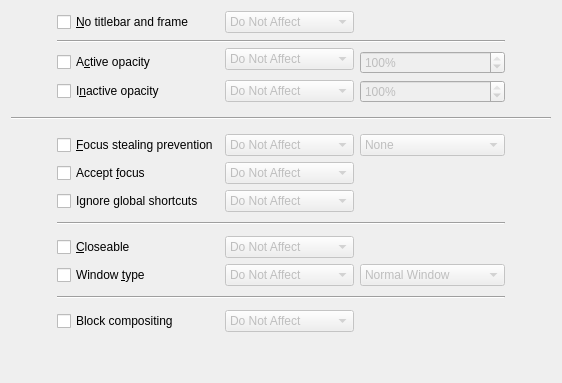
     <widget class="QWidget" name="tab">
      <attribute name="title">
       <string>Appearance &amp;&amp; &amp;Fixes</string>
      </attribute>
      <layout class="QGridLayout" name="gridLayout">
       <item row="22" column="1" rowspan="2">
        <widget class="QCheckBox" name="enable_blockcompositing">
         <property name="text">
          <string>Block compositing</string>
         </property>
        </widget>
       </item>
       <item row="0" column="1">
        <widget class="QCheckBox" name="enable_noborder">
         <property name="text">
          <string>&amp;No titlebar and frame</string>
         </property>
        </widget>
       </item>
       <item row="0" column="2" colspan="3">
        <widget class="KComboBox" name="rule_noborder">
         <property name="enabled">
          <bool>false</bool>
         </property>
         <item>
          <property name="text">
           <string>Do Not Affect</string>
          </property>
         </item>
         <item>
          <property name="text">
           <string>Apply Initially</string>
          </property>
         </item>
         <item>
          <property name="text">
           <string>Remember</string>
          </property>
         </item>
         <item>
          <property name="text">
           <string>Force</string>
          </property>
         </item>
         <item>
          <property name="text">
           <string>Apply Now</string>
          </property>
         </item>
         <item>
          <property name="text">
           <string>Force Temporarily</string>
          </property>
         </item>
        </widget>
       </item>
       <item row="1" column="1" rowspan="2" colspan="6">
        <widget class="Line" name="line_9">
         <property name="orientation">
          <enum>Qt::Horizontal</enum>
         </property>
        </widget>
       </item>
       <item row="3" column="1">
        <widget class="QCheckBox" name="enable_opacityactive">
         <property name="text">
          <string>A&amp;ctive opacity</string>
         </property>
        </widget>
       </item>
       <item row="9" column="0" rowspan="3">
        <spacer name="horizontalSpacer_10">
         <property name="orientation">
          <enum>Qt::Horizontal</enum>
         </property>
         <property name="sizeHint" stdset="0">
          <size>
           <width>40</width>
           <height>20</height>
          </size>
         </property>
        </spacer>
       </item>
       <item row="2" column="2" rowspan="2" colspan="3">
        <widget class="KComboBox" name="rule_opacityactive">
         <property name="enabled">
          <bool>false</bool>
         </property>
         <item>
          <property name="text">
           <string>Do Not Affect</string>
          </property>
         </item>
         <item>
          <property name="text">
           <string>Force</string>
          </property>
         </item>
         <item>
          <property name="text">
           <string>Force Temporarily</string>
          </property>
         </item>
        </widget>
       </item>
       <item row="3" column="5" colspan="2">
        <widget class="QSpinBox" name="opacityactive">
         <property name="enabled">
          <bool>false</bool>
         </property>
         <property name="suffix">
          <string>%</string>
         </property>
         <property name="maximum">
          <number>100</number>
         </property>
         <property name="value">
          <number>100</number>
         </property>
        </widget>
       </item>
       <item row="4" column="1">
        <widget class="QCheckBox" name="enable_opacityinactive">
         <property name="text">
          <string>I&amp;nactive opacity</string>
         </property>
        </widget>
       </item>
       <item row="4" column="2" colspan="3">
        <widget class="KComboBox" name="rule_opacityinactive">
         <property name="enabled">
          <bool>false</bool>
         </property>
         <item>
          <property name="text">
           <string>Do Not Affect</string>
          </property>
         </item>
         <item>
          <property name="text">
           <string>Force</string>
          </property>
         </item>
         <item>
          <property name="text">
           <string>Force Temporarily</string>
          </property>
         </item>
        </widget>
       </item>
       <item row="4" column="5" colspan="2">
        <widget class="QSpinBox" name="opacityinactive">
         <property name="enabled">
          <bool>false</bool>
         </property>
         <property name="suffix">
          <string>%</string>
         </property>
         <property name="maximum">
          <number>100</number>
         </property>
         <property name="value">
          <number>100</number>
         </property>
        </widget>
       </item>
       <item row="8" column="3">
        <spacer name="verticalSpacer_9">
         <property name="orientation">
          <enum>Qt::Vertical</enum>
         </property>
         <property name="sizeType">
          <enum>QSizePolicy::Fixed</enum>
         </property>
         <property name="sizeHint" stdset="0">
          <size>
           <width>20</width>
           <height>8</height>
          </size>
         </property>
        </spacer>
       </item>
       <item row="10" column="1" rowspan="2">
        <widget class="QCheckBox" name="enable_acceptfocus">
         <property name="toolTip">
          <string>Windows may prevent to get the focus (activate) when being clicked.
On the other hand you might wish to prevent a window
from getting focused on a mouse click.</string>
         </property>
         <property name="text">
          <string>Accept &amp;focus</string>
         </property>
        </widget>
       </item>
       <item row="10" column="2" rowspan="2" colspan="3">
        <widget class="KComboBox" name="rule_acceptfocus">
         <property name="enabled">
          <bool>false</bool>
         </property>
         <item>
          <property name="text">
           <string>Do Not Affect</string>
          </property>
         </item>
         <item>
          <property name="text">
           <string>Force</string>
          </property>
         </item>
         <item>
          <property name="text">
           <string>Force Temporarily</string>
          </property>
         </item>
        </widget>
       </item>
       <item row="10" column="5" rowspan="2" colspan="2">
        <widget class="YesNoBox" name="acceptfocus" native="true">
         <property name="enabled">
          <bool>false</bool>
         </property>
        </widget>
       </item>
       <item row="12" column="1">
        <widget class="QCheckBox" name="enable_disableglobalshortcuts">
         <property name="toolTip">
          <string>When used, a window will receive
all keyboard inputs while it is active, including Alt+Tab etc.
This is especially interesting for emulators or virtual machines.

Be warned:
you won't be able to Alt+Tab out of the window
nor use any other global shortcut (such as Alt+F2 to show KRunner)
while it's active!</string>
         </property>
         <property name="text">
          <string>Ignore global shortcuts</string>
         </property>
         <property name="shortcut">
          <string/>
         </property>
        </widget>
       </item>
       <item row="12" column="2" colspan="3">
        <widget class="KComboBox" name="rule_disableglobalshortcuts">
         <property name="enabled">
          <bool>false</bool>
         </property>
         <item>
          <property name="text">
           <string>Do Not Affect</string>
          </property>
         </item>
         <item>
          <property name="text">
           <string>Force</string>
          </property>
         </item>
         <item>
          <property name="text">
           <string>Force Temporarily</string>
          </property>
         </item>
        </widget>
       </item>
       <item row="13" column="1" rowspan="3" colspan="6">
        <widget class="Line" name="line_6">
         <property name="orientation">
          <enum>Qt::Horizontal</enum>
         </property>
        </widget>
       </item>
       <item row="16" column="5" rowspan="2" colspan="2">
        <widget class="YesNoBox" name="closeable" native="true">
         <property name="enabled">
          <bool>false</bool>
         </property>
        </widget>
       </item>
       <item row="16" column="1" rowspan="2">
        <widget class="QCheckBox" name="enable_closeable">
         <property name="text">
          <string>&amp;Closeable</string>
         </property>
        </widget>
       </item>
       <item row="18" column="1">
        <widget class="QCheckBox" name="enable_type">
         <property name="text">
          <string>Window &amp;type</string>
         </property>
        </widget>
       </item>
       <item row="18" column="2" colspan="3">
        <widget class="KComboBox" name="rule_type">
         <property name="enabled">
          <bool>false</bool>
         </property>
         <item>
          <property name="text">
           <string>Do Not Affect</string>
          </property>
         </item>
         <item>
          <property name="text">
           <string>Force</string>
          </property>
         </item>
         <item>
          <property name="text">
           <string>Force Temporarily</string>
          </property>
         </item>
        </widget>
       </item>
       <item row="18" column="5" colspan="2">
        <widget class="KComboBox" name="type">
         <property name="enabled">
          <bool>false</bool>
         </property>
         <item>
          <property name="text">
           <string>Normal Window</string>
          </property>
         </item>
         <item>
          <property name="text">
           <string>Dialog Window</string>
          </property>
         </item>
         <item>
          <property name="text">
           <string>Utility Window</string>
          </property>
         </item>
         <item>
          <property name="text">
           <string>Dock (panel)</string>
          </property>
         </item>
         <item>
          <property name="text">
           <string>Toolbar</string>
          </property>
         </item>
         <item>
          <property name="text">
           <string>Torn-Off Menu</string>
          </property>
         </item>
         <item>
          <property name="text">
           <string>Splash Screen</string>
          </property>
         </item>
         <item>
          <property name="text">
           <string>Desktop</string>
          </property>
         </item>
         <item>
          <property name="text">
           <string>Standalone Menubar</string>
          </property>
         </item>
        </widget>
       </item>
       <item row="6" column="3">
        <spacer name="verticalSpacer_4">
         <property name="orientation">
          <enum>Qt::Vertical</enum>
         </property>
         <property name="sizeType">
          <enum>QSizePolicy::Fixed</enum>
         </property>
         <property name="sizeHint" stdset="0">
          <size>
           <width>20</width>
           <height>8</height>
          </size>
         </property>
        </spacer>
       </item>
       <item row="19" column="1" rowspan="3" colspan="6">
        <widget class="Line" name="line_7">
         <property name="orientation">
          <enum>Qt::Horizontal</enum>
         </property>
        </widget>
       </item>
       <item row="22" column="5" rowspan="2" colspan="2">
        <widget class="YesNoBox" name="blockcompositing" native="true">
         <property name="enabled">
          <bool>false</bool>
         </property>
        </widget>
       </item>
       <item row="24" column="2" colspan="2">
        <spacer name="verticalSpacer_5">
         <property name="orientation">
          <enum>Qt::Vertical</enum>
         </property>
         <property name="sizeHint" stdset="0">
          <size>
           <width>20</width>
           <height>40</height>
          </size>
         </property>
        </spacer>
       </item>
       <item row="12" column="5" colspan="2">
        <widget class="YesNoBox" name="disableglobalshortcuts" native="true">
         <property name="enabled">
          <bool>false</bool>
         </property>
        </widget>
       </item>
       <item row="9" column="7" rowspan="3">
        <spacer name="horizontalSpacer_4">
         <property name="orientation">
          <enum>Qt::Horizontal</enum>
         </property>
         <property name="sizeHint" stdset="0">
          <size>
           <width>40</width>
           <height>20</height>
          </size>
         </property>
        </spacer>
       </item>
       <item row="7" column="0" colspan="8">
        <widget class="Line" name="line_15">
         <property name="orientation">
          <enum>Qt::Horizontal</enum>
         </property>
        </widget>
       </item>
       <item row="0" column="5" colspan="2">
        <widget class="YesNoBox" name="noborder" native="true">
         <property name="enabled">
          <bool>false</bool>
         </property>
        </widget>
       </item>
       <item row="16" column="2" rowspan="2" colspan="3">
        <widget class="KComboBox" name="rule_closeable">
         <property name="enabled">
          <bool>false</bool>
         </property>
         <item>
          <property name="text">
           <string>Do Not Affect</string>
          </property>
         </item>
         <item>
          <property name="text">
           <string>Force</string>
          </property>
         </item>
         <item>
          <property name="text">
           <string>Force Temporarily</string>
          </property>
         </item>
        </widget>
       </item>
       <item row="22" column="2" rowspan="2" colspan="3">
        <widget class="KComboBox" name="rule_blockcompositing">
         <property name="enabled">
          <bool>false</bool>
         </property>
         <item>
          <property name="text">
           <string>Do Not Affect</string>
          </property>
         </item>
         <item>
          <property name="text">
           <string>Force</string>
          </property>
         </item>
         <item>
          <property name="text">
           <string>Force Temporarily</string>
          </property>
         </item>
        </widget>
       </item>
       <item row="9" column="2" colspan="3">
        <widget class="KComboBox" name="rule_fsplevel">
         <property name="enabled">
          <bool>false</bool>
         </property>
         <item>
          <property name="text">
           <string>Do Not Affect</string>
          </property>
         </item>
         <item>
          <property name="text">
           <string>Force</string>
          </property>
         </item>
         <item>
          <property name="text">
           <string>Force Temporarily</string>
          </property>
         </item>
        </widget>
       </item>
       <item row="9" column="5" colspan="2">
        <widget class="KComboBox" name="fsplevel">
         <property name="enabled">
          <bool>false</bool>
         </property>
         <item>
          <property name="text">
           <string comment="no focus stealing prevention">None</string>
          </property>
         </item>
         <item>
          <property name="text">
           <string>Low</string>
          </property>
         </item>
         <item>
          <property name="text">
           <string>Normal</string>
          </property>
         </item>
         <item>
          <property name="text">
           <string>High</string>
          </property>
         </item>
         <item>
          <property name="text">
           <string>Extreme</string>
          </property>
         </item>
        </widget>
       </item>
       <item row="9" column="1">
        <widget class="QCheckBox" name="enable_fsplevel">
         <property name="toolTip">
          <string>KWin tries to prevent windows from taking the focus
(&quot;activate&quot;) while you're working in another window,
but this may sometimes fail or superact.
&quot;None&quot; will unconditionally allow this window to get the focus while
&quot;Extreme&quot; will completely prevent it from taking the focus.</string>
         </property>
         <property name="text">
          <string>&amp;Focus stealing prevention</string>
         </property>
        </widget>
       </item>
      </layout>
     </widget>
